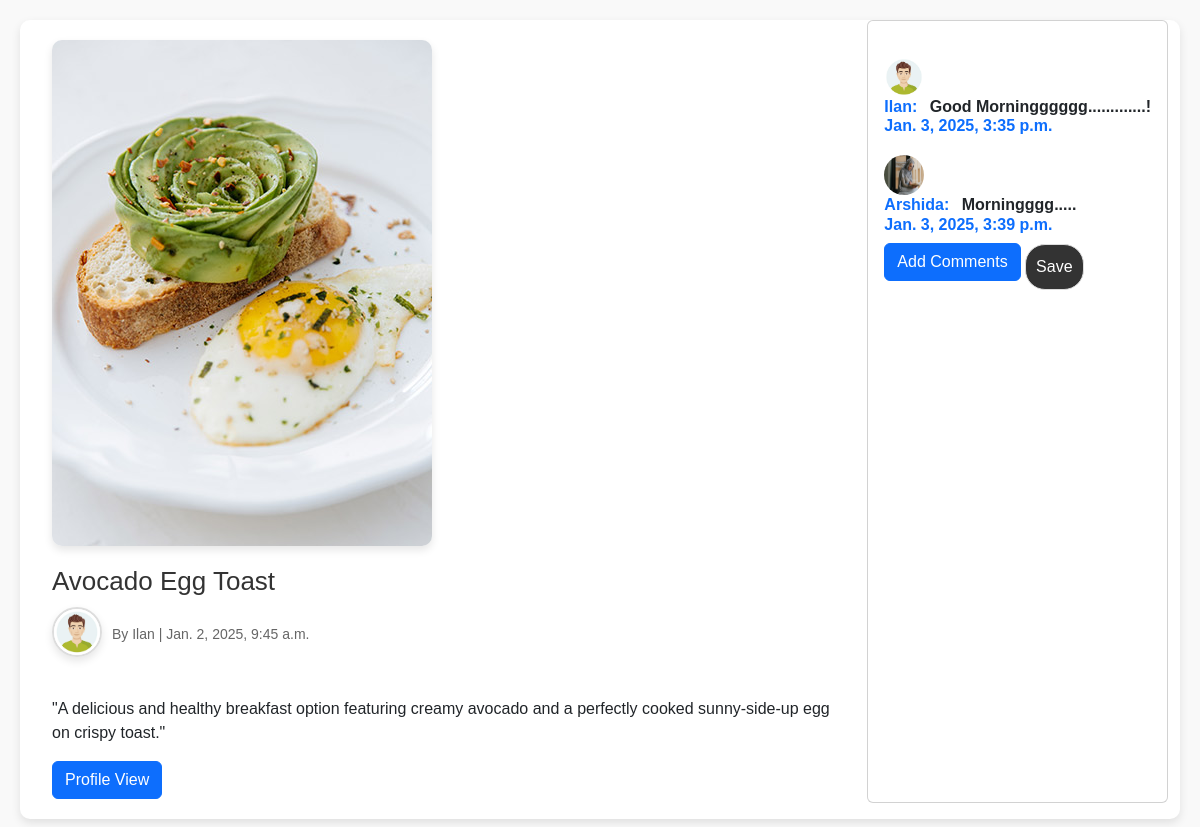
Page /adminapp/postdetail/9/ on the committed database.
### blogapp/models.py (models this page shows, shortened)
class Post(models.Model):
    title = models.CharField(max_length=200)
    author = models.ForeignKey(User,on_delete=models.CASCADE)
    image = models.ImageField(upload_to="media",null=True)
    content = models.TextField()
    date_posted = models.DateTimeField(default=timezone.now)

class ProfileUser(models.Model):
    username = models.OneToOneField(User,on_delete=models.CASCADE,null=True)
    first_name = models.CharField(max_length=200,null=True)
    last_name = models.CharField(max_length=200,null=True)
    email = models.EmailField(null=True)
    profile_pic = models.ImageField(upload_to="media",null=True)
    contact_number = models.CharField(max_length=15,null=True)
    password1 = models.CharField(max_length=15)
    password2 = models.CharField(max_length=15)

class Comment(models.Model):
    post = models.ForeignKey(Post,on_delete=models.CASCADE)
    author = models.ForeignKey(User,on_delete=models.CASCADE)
    comments = models.TextField()
    created_at = models.DateTimeField(default=timezone.now)

### adminapp/views.py (the view)
# urls.py: path('postdetail/<int:post_id>/',views.PostView,name="admin_postview"),
def PostView(request,post_id):
    post=Post.objects.get(id=post_id)
    return render(request,"admin/post_detailview.html",{"post":post})

### templates/admin/post_detailview.html (shortened to what this page needs)
<!DOCTYPE html>
{% load static %}
<html lang="en">
<head>
  <link href="https://cdn.jsdelivr.net/npm/bootstrap@5.3.0-alpha1/dist/css/bootstrap.min.css" rel="stylesheet">
</head>
<body>
  <div class="container">
    <div class="content">
      {% if post.image %}
      <img src="{{ post.image.url }}" alt="Gourmet Appetizer">
      {% endif %}
      <h1>{{post.title}}</h1>
      <div class="author-info">
      {% if post.author.profileuser.profile_pic %}
      <img src="{{ post.author.profileuser.profile_pic.url }}" alt="Author's Image">
      {% else %}
      <p>No profile picture available.</p>
      {% endif %}
        <div class="meta">
          <p class="meta">By {{ post.author.username }} | {{ post.date_posted }} </p>
        </div>
      </div>
      <p>
        {{ post.content }}
      </p>
      <a href="{% url 'profile_view' post.author.profileuser.pk %}" class="btn btn-primary">Profile View</a>
    </div>
     <div class="card mb-3">
          <div class="card-body">
            <div class="d-flex flex-start">
              <div class="w-100">
                <div class="d-flex justify-content-between mb-3">
                  {% for comment in post.comment_set.all %}
                  <div class="comment-box">
                    {% if comment.author.profileuser.profile_pic %}
                     <img class="rounded-circle shadow-1-strong me-3" src="{{ comment.author.profileuser.profile_pic.url }}" alt="Author's Image" width="40" height="40">
                       {% else %}
                     <p>No profile picture available.</p>
                     {% endif %}
                  <h6 class="text-primary fw-bold mb-0">
                    {{ comment.author.username }}:
                    <span class="text-body ms-2">{{ comment.comments }}</span>
                    <p class="mb-0">{{ comment.created_at }}</p>
                  </h6>
                  {% empty %}
                  <p>No comments yet!</p>
                 {% endfor %}
                </div>
                <div class="d-flex justify-content-between ">
                  <form method="post">
                    <a href="{% url 'add_comment' post.id %}" class="btn btn-primary">Add Comments</a>
                    <button type="submit" class="btn btn-primary w-30">Save</button>
                </div>
                </div>
              </div>
            </div>
          </div>
        </div>
    </div>
  </div>
</body>
</html>

### templates/admin/post_detailview.html (style rules this page uses)
* { margin: 0; padding: 0; box-sizing: border-box; font-family: Arial, sans-serif; }
body { background-color: #f9f9f9; padding: 20px; display: flex; justify-content: center; }
.container { background: #fff; max-width: 1200px; width: 100%; border-radius: 10px; overflow: hidden; box-shadow: 0 4px 10px rgba(0, 0, 0, 0.1); display: flex; flex-wrap: wrap; }
.content { flex: 2; padding: 20px; }
.content img { max-width: 100%; border-radius: 10px; margin-bottom: 20px; box-shadow: 0 4px 8px rgba(0, 0, 0, 0.1); }
.content h1 { font-size: 26px; color: #333; margin-bottom: 10px; }
.author-info { display: flex; align-items: center; margin-bottom: 20px; }
.author-info img { width: 50px; height: 50px; border-radius: 50%; margin-right: 10px; object-fit: cover; border: 2px solid #ddd; }
.author-info .meta { font-size: 14px; color: #666; }
.comment-box { margin-top: 20px; }
.comment-box input, .comment-box button { padding: 10px; border-radius: 20px; border: 1px solid #ddd; margin-top: 10px; }
.comment-box button { background: #333; color: #fff; cursor: pointer; }

### rows in the picture
Post: image (picture), title "Avocado Egg Toast", author.profileuser.profile_pic (picture), author.username "Ilan", date_posted "Jan. 2, 2025, 9:45 a.m.", content "\"A delicious and healthy breakfast option featuring creamy avocado and a perfectly cooked sunny-side-up egg on crispy toast.\""
Comment: author.profileuser.profile_pic (picture), author.username "Ilan", comments "Good Morningggggg.............!", created_at "Jan. 3, 2025, 3:35 p.m."
Comment: author.profileuser.profile_pic (picture), author.username "Arshida", comments "Morningggg.....", created_at "Jan. 3, 2025, 3:39 p.m."
